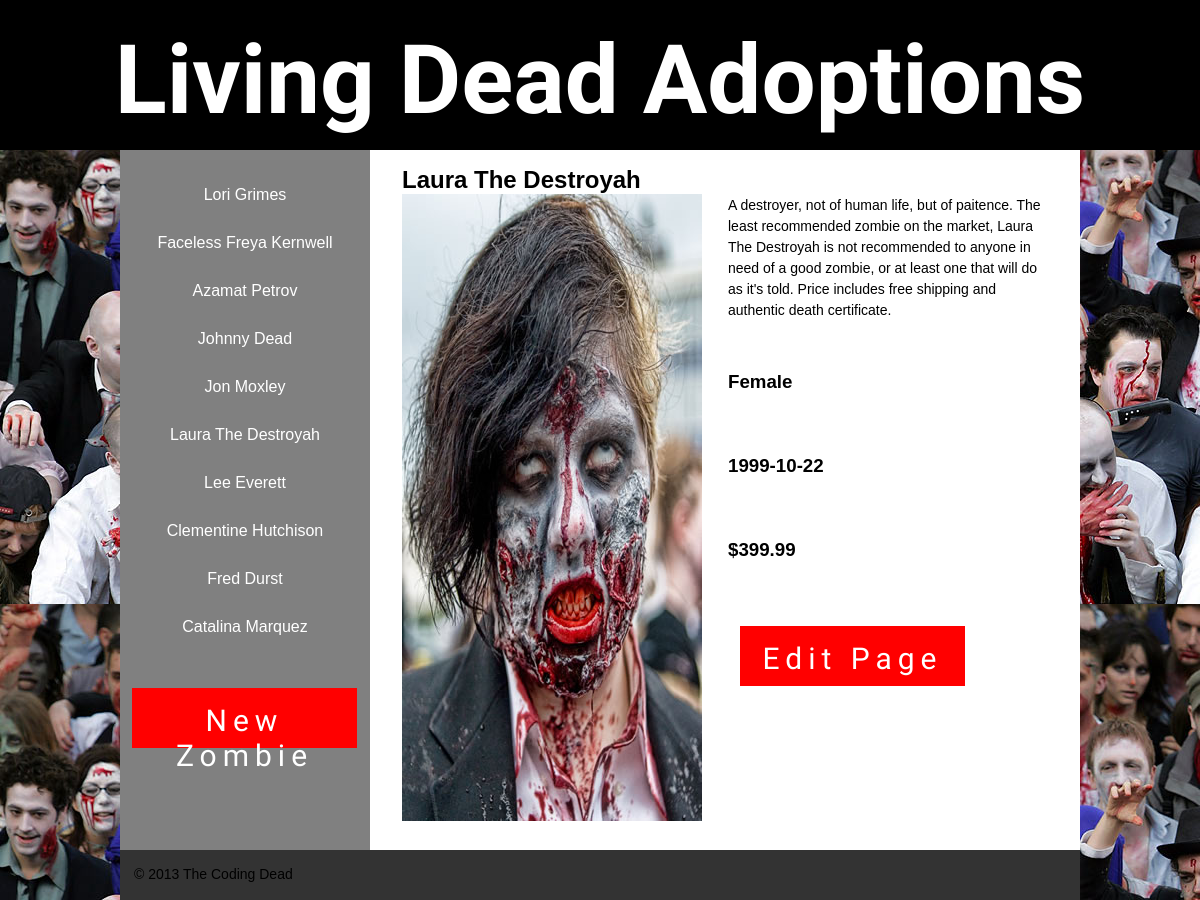
The page /admin/index.php?id=6 on the database its author committed.
### tables this page shows
CREATE TABLE IF NOT EXISTS `tb_products` (
  `zombie_id` int(11) NOT NULL AUTO_INCREMENT,
  `name` varchar(32) NOT NULL,
  `description` text NOT NULL,
  `gender` varchar(6) NOT NULL,
  `dod` date NOT NULL,
  `price` double NOT NULL,
  `image` varchar(255) NOT NULL,
  PRIMARY KEY (`zombie_id`)
);

### public/admin/index.php (called while the page is built, shortened)
<?php
require_once('../../classes/page.php');
if(isset($_GET['id']) == false || $_GET['id'] == ''){
	$zombie_id = 1;
}else{
	$zombie_id = $_GET['id'];
}
$page = new Page($zombie_id);
include('../../includes/admin_header.php');
include('../../includes/admin_sidenav.php');
include('../../includes/admin_page.php');
include('../../includes/footer.php'); ?>

### classes/database.php (called while the page is built, shortened)
<?php
class Database{
	private $connection = null;
	public function __construct(){
		$this->connection = new mysqli(
			'localhost',
			'root',
			'',
			'zombie'
		);
	}
	public function get($fields, $table, $where = false){
		$select_query = "
			SELECT $fields
			FROM $table
		";
		if($where != false){
			$select_query .= ' WHERE '.$where;
		}
		$result = $this->connection->query($select_query);
		return $this->make_into_assoc($result);
	}
	public function get_one($fields, $table, $where = false){
		$result = $this->get($fields, $table, $where);
		return $result[0];
	}
	private function sanitize($input){
		$output = htmlspecialchars($input);
		return $output;
	}
	private function make_into_assoc($result){
		$rows = array();
		while($row = $result->fetch_assoc()){
			foreach($row as $key => $value){
				$row[$key] = $this->sanitize($value);
			}
			$rows[] = $row;
		}
		return $rows;
	}
}

### classes/page.php (called while the page is built, shortened)
<?php
require_once('database.php');
class Page{
	private $db;
	function __CONSTRUCT($id = 0){
		$this->db = new Database();
		if($id != 0){
			$this->load($id);
		}
	}
	function load($id){
		$result = $this->db->get_one(
			'name, description, gender, dod, price, image',
			'tb_products',
			'zombie_id = '.$id
		);
		if(count($result)){
			$this->id = $id;
			$this->name = $result['name'];
			$this->description = $result['description'];
			$this->gender = $result['gender'];
			$this->dod = $result['dod'];
			$this->price = $result['price'];
			$this->image = $result['image'];
		}
		return $result;
	}
}

### includes/admin_page.php (the view)
<div class="main">
	<?php if($page->id > 0): ?>
		<h2><?php echo $page->name; ?></h2>
		<div class="image">
		<img src="../../assets/images/<?php echo $page->image; ?>" alt="">
		</div>
	<div class="info">
		<p><?php echo $page->description; ?></p>
		<h3><?php echo $page->gender; ?></h3>
		<h3><?php echo $page->dod; ?></h3>
		<h3>$<?php echo $page->price; ?></h3>
		<?php else: ?>
		<h2>There is no page with that id.</h2>
		<?php endif; ?>
		<?php  	echo '<a href="edit_page.php?id='.$page->id.'" id="button" class="sidenav">Edit Page</a>';?>
	</div>
</div>

### classes/navigation.php (shortened to what this page needs)
<?php
require_once('database.php');
class Navigation{
	private $db;
	function __CONSTRUCT(){
		$this->db = new Database();
	}
	function make_admin_lists(){
		$all_of_the_zombies = $this->get_names();
					echo '<ul>';
					foreach($all_of_the_zombies as $zombie){
						echo '<li>';
						echo '<a href="index.php?id='.$zombie['zombie_id'].
								'">'.$zombie['name'].'</a>';
						echo '</li>';			}
					echo '</ul>';
	}
	function get_names(){
		$names = $this->db->get('zombie_id, name', 'tb_products');
		return $names;
	}
}

### assets/css/style.css (style rules this page uses)
html { background:#fff;color:#000;font-family:sans-serif;-ms-text-size-adjust:100%;-webkit-text-size-adjust:100% }
body { margin:0 }
img { border:0 }
* { -webkit-box-sizing: border-box; -moz-box-sizing: border-box; box-sizing: border-box; }
body { font-family: Helvetica, 'Helvetica Neue', Arial, sans-serif; margin: 0; background-image: url(../images/ZombieWalk.jpg); }
p, h3 { line-height: 150%; padding: 0 0 2em 0; }
.sidenav { height: 700px; width:250px; margin: 0; background-color: #808080; float:left; }
.sidenav ul { list-style: none; padding:10px 0px 10px 0px; }
.sidenav li { padding:10px 0px 20px 0px; text-align: center; }
.sidenav li a { text-decoration: none; color: white; }
.main { position: relative; width:710px; height: 700px; margin: 0; background-color: #fff; float: left; padding: 1em 2em; }
.main h2 { margin: 0; }
.info { position: absolute; top: 2.8em; right: 2em; width: 320px; }
.image { position: relative; float: left; width: 300px; height: 627px; background-image: url(../images/dude-zombiegrey.jpg); }
p { line-height:150%; font-size:14px; margin: 0px; }
#button { margin: 0.2em 0.4em; padding: 0.5em 0; text-align: center; text-decoration: none; font-family: Creepster, Arial, sans-serif; font-size: 30px; background: red; color: white; width:7.5em; height: 2em; border-style: none; letter-spacing: 0.2em; }

### rows shown on the page
tb_products: name "Lori Grimes"
tb_products: name "Faceless Freya Kernwell"
tb_products: name "Azamat Petrov"
tb_products: name "Johnny Dead"
tb_products: name "Jon Moxley"
tb_products: name "Laura The Destroyah", image (picture), gender "Female", dod "1999-10-22", price "399.99"
tb_products: name "Lee Everett"
tb_products: name "Clementine Hutchison"
tb_products: name "Fred Durst"
tb_products: name "Catalina Marquez"
